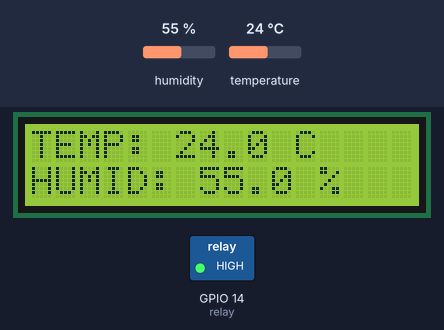
Bench run of a program on a simulated ESP8266 board running MicroPython. On the bench: 16×2 character LCD, switched loads named in the program (green lamp = pin HIGH). The test bench sets the inputs (shaded band); at power-on: temperature 24 °C, humidity 55 %. What the program prints to the serial console is not drawn.

Above: at 3.2 s.
3.3 s: temperature set to 32.6 °C
At 7.4 s:
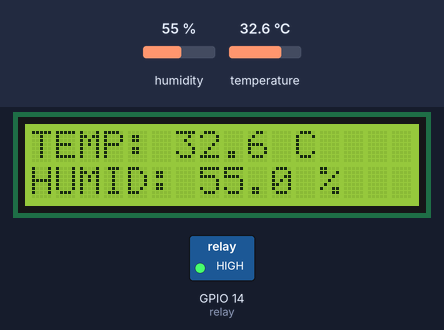
10.7 s: temperature set to 33.8 °C
At 13.5 s:
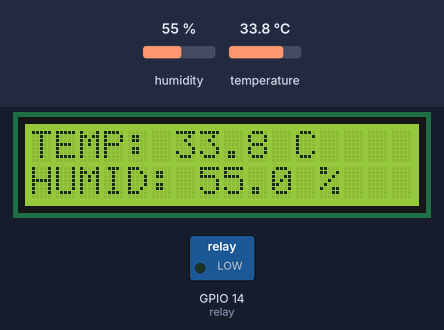
18.5 s: humidity set to 22 %
At 22.7 s:
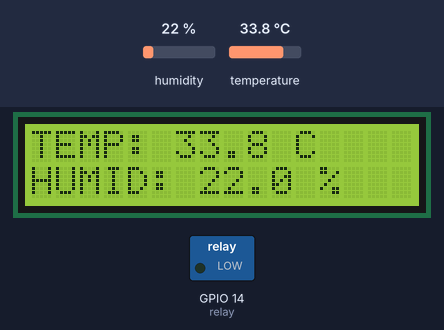
26.1 s: humidity set to 40 %
At 28.9 s:
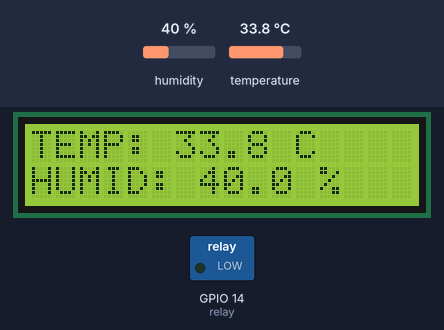
Timing chart, 0 to 30.4 s (numbered marks = the images above; inputs shaded):
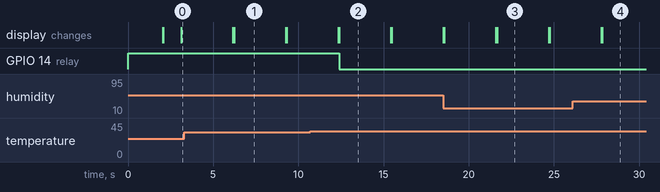

The program:

farm.py
```python
from machine import Pin, SoftI2C
from i2c_lcd import I2cLcd
from lcd_api import LcdApi
import dht
import time

# Define Relay
relay = Pin(14, Pin.OUT)
relay.value(1) # turn off relay

# Relay
def relay_on():
    relay.value(0)
    print('Relay: ON')

def relay_off():
    relay.value(1)
    print('Relay: OFF')

# Define Temp and Humid
d = dht.DHT22(Pin(12))
time.sleep(2)
def get_temp_humid():
    d.measure()
    time.sleep(1)
    temp = d.temperature()
    humid = d.humidity()
    text_temp = 'TEMP: {:.1f} C'.format(temp)
    text_humid = 'HUMID: {:.1f} %'.format(humid)
    return (text_temp, text_humid, temp, humid)

#tp, th , t , h = get_temp_humid()
#print(tp)
#print(th)

# Define LCD
i2c = SoftI2C(scl=Pin(5), sda=Pin(4), freq=100000)
lcd = I2cLcd(i2c, 0x27, 2, 16)

def show_lcd(line1, line2):
    lcd.clear()
    lcd.putstr(line1)
    lcd.move_to(0,1) # lcd.move_to(col_index , row_index)
    lcd.putstr(line2)

while True:
    tp, th , t , h = get_temp_humid()
    show_lcd(tp, th)
    if t > 33:
        relay_on()
    else:
        relay_off()
    time.sleep(2)
```

Measured:
- the behaviour switches between 33 and 33.1 °C on temperature (found by bisection; images 1 and 2)
- after the input at 3.3 s, the display: first differs from a run without the input after 2.9 s (image 1)
- after the input at 10.7 s, GPIO 14 (relay): HIGH → LOW after 1.7 s; the display: first differs from a run without the input after 1.7 s (image 2)
- after the input at 18.5 s, the display: first differs from a run without the input after 3.2 s (image 3)
- after the input at 26.1 s, the display: first differs from a run without the input after 1.7 s (image 4)
- what the display in image 1 shows lasts 3.0 s, from 6.2 s to 9.2 s
